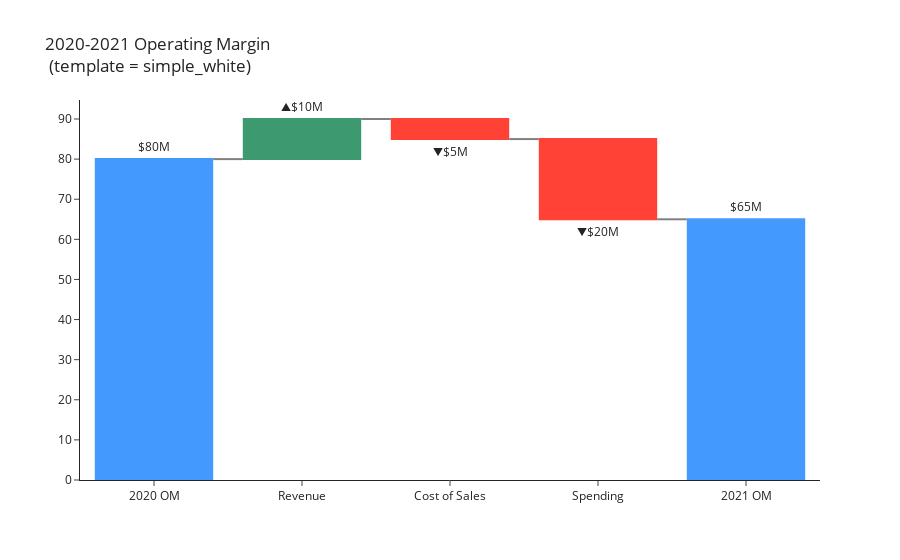

Here is the notebook cell this chart was saved with:
### Markdown cell above
# Customization

Plotly comes with a bunch of templates built in that are a great starting point. We'll go with the simple version:

### Code cell
fig = go.Figure(go.Waterfall(
    measure = df["measure"],
    x = df["x"],
    y = df["y"],
    textposition = "outside",
    text = df["text"],
    connector = {"line":{"color":"grey"}},
))

fig.update_layout(title = "2020-2021 Operating Margin <br> (template = simple_white)",
                 template='simple_white')

fig.show()

### Figure 1 — Plotly figure (JSON) as saved in the notebook; plotly's stock layout.template omitted (floating-point values rounded to 4 significant figures)
{"data": [{"connector": {"line": {"color": "grey"}}, "measure": ["absolute", "relative", "relative", "relative", "total"], "text": ["$80M", "▲$10M", "▼$5M", "▼$20M", "$65M"], "textposition": "outside", "type": "waterfall", "x": ["2020 OM", "Revenue", "Cost of Sales", "Spending", "2021 OM"], "y": [80, 10, -5, -20, 100]}], "layout": {"title": {"text": "2020-2021 Operating Margin <br> (template = simple_white)"}}}
